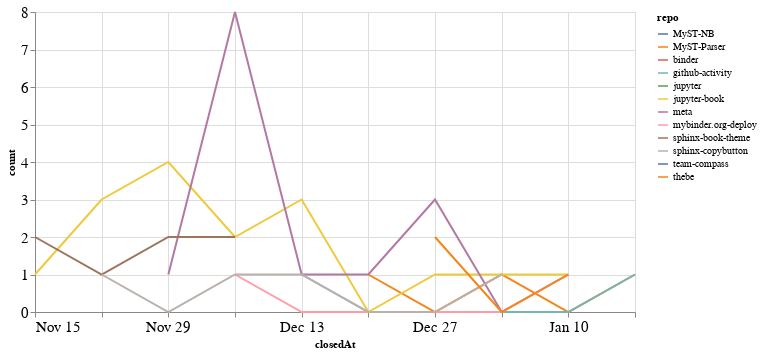

Notebook source saved alongside this figure:
### Code cell
closed_by_time = closed_by.groupby('repo').resample('W', on='closedAt').count()['author'].reset_index()
closed_by_time = closed_by_time.rename(columns={'author': 'count'})

alt.Chart(closed_by_time, width=600).mark_line().encode(
    x='closedAt',
    y='count',
    color='repo',
    tooltip="repo"
)

### Figure 1 — Vega-Lite specification as saved in the notebook (floating-point values rounded to 4 significant figures)
{"config": {"axisLeft": {"labelFontSize": 15}, "axisBottom": {"labelFontSize": 15}}, "data": {"name": "data-7a728e234b447e3d74f938f0af761fa3"}, "mark": "line", "encoding": {"color": {"type": "nominal", "field": "repo"}, "tooltip": {"type": "nominal", "field": "repo"}, "x": {"type": "temporal", "field": "closedAt"}, "y": {"type": "quantitative", "field": "count"}}, "width": 600, "$schema": "https://vega.github.io/schema/vega-lite/v4.8.1.json", "datasets": {"data-7a728e234b447e3d74f938f0af761fa3": [{"repo": "MyST-NB", "closedAt": "2020-11-22T00:00:00", "count": 3}, {"repo": "MyST-Parser", "closedAt": "2020-12-20T00:00:00", "count": 1}, {"repo": "MyST-Parser", "closedAt": "2020-12-27T00:00:00", "count": 0}, {"repo": "MyST-Parser", "closedAt": "2021-01-03T00:00:00", "count": 1}, {"repo": "MyST-Parser", "closedAt": "2021-01-10T00:00:00", "count": 0}, {"repo": "MyST-Parser", "closedAt": "2021-01-17T00:00:00", "count": 1}, {"repo": "binder", "closedAt": "2020-11-22T00:00:00", "count": 1}, {"repo": "github-activity", "closedAt": "2020-12-13T00:00:00", "count": 1}, {"repo": "github-activity", "closedAt": "2020-12-20T00:00:00", "count": 0}, {"repo": "github-activity", "closedAt": "2020-12-27T00:00:00", "count": 0}, {"repo": "github-activity", "closedAt": "2021-01-03T00:00:00", "count": 0}, {"repo": "github-activity", "closedAt": "2021-01-10T00:00:00", "count": 0}, {"repo": "github-activity", "closedAt": "2021-01-17T00:00:00", "count": 1}, {"repo": "jupyter", "closedAt": "2020-12-20T00:00:00", "count": 1}, {"repo": "jupyter-book", "closedAt": "2020-11-15T00:00:00", "count": 1}, {"repo": "jupyter-book", "closedAt": "2020-11-22T00:00:00", "count": 3}, {"repo": "jupyter-book", "closedAt": "2020-11-29T00:00:00", "count": 4}, {"repo": "jupyter-book", "closedAt": "2020-12-06T00:00:00", "count": 2}, {"repo": "jupyter-book", "closedAt": "2020-12-13T00:00:00", "count": 3}, {"repo": "jupyter-book", "closedAt": "2020-12-20T00:00:00", "count": 0}, {"repo": "jupyter-book", "closedAt": "2020-12-27T00:00:00", "count": 1}, {"repo": "jupyter-book", "closedAt": "2021-01-03T00:00:00", "count": 1}, {"repo": "jupyter-book", "closedAt": "2021-01-10T00:00:00", "count": 1}, {"repo": "meta", "closedAt": "2020-11-29T00:00:00", "count": 1}, {"repo": "meta", "closedAt": "2020-12-06T00:00:00", "count": 8}, {"repo": "meta", "closedAt": "2020-12-13T00:00:00", "count": 1}, {"repo": "meta", "closedAt": "2020-12-20T00:00:00", "count": 1}, {"repo": "meta", "closedAt": "2020-12-27T00:00:00", "count": 3}, {"repo": "meta", "closedAt": "2021-01-03T00:00:00", "count": 0}, {"repo": "meta", "closedAt": "2021-01-10T00:00:00", "count": 1}, {"repo": "mybinder.org-deploy", "closedAt": "2020-12-06T00:00:00", "count": 1}, {"repo": "mybinder.org-deploy", "closedAt": "2020-12-13T00:00:00", "count": 0}, {"repo": "mybinder.org-deploy", "closedAt": "2020-12-20T00:00:00", "count": 0}, {"repo": "mybinder.org-deploy", "closedAt": "2020-12-27T00:00:00", "count": 0}, {"repo": "mybinder.org-deploy", "closedAt": "2021-01-03T00:00:00", "count": 0}, {"repo": "mybinder.org-deploy", "closedAt": "2021-01-10T00:00:00", "count": 1}, {"repo": "sphinx-book-theme", "closedAt": "2020-11-15T00:00:00", "count": 2}, {"repo": "sphinx-book-theme", "closedAt": "2020-11-22T00:00:00", "count": 1}, {"repo": "sphinx-book-theme", "closedAt": "2020-11-29T00:00:00", "count": 2}, {"repo": "sphinx-book-theme", "closedAt": "2020-12-06T00:00:00", "count": 2}, {"repo": "sphinx-copybutton", "closedAt": "2020-11-22T00:00:00", "count": 1}, {"repo": "sphinx-copybutton", "closedAt": "2020-11-29T00:00:00", "count": 0}, {"repo": "sphinx-copybutton", "closedAt": "2020-12-06T00:00:00", "count": 1}, {"repo": "sphinx-copybutton", "closedAt": "2020-12-13T00:00:00", "count": 1}, {"repo": "sphinx-copybutton", "closedAt": "2020-12-20T00:00:00", "count": 0}, {"repo": "sphinx-copybutton", "closedAt": "2020-12-27T00:00:00", "count": 0}, {"repo": "sphinx-copybutton", "closedAt": "2021-01-03T00:00:00", "count": 1}, {"repo": "team-compass", "closedAt": "2020-12-20T00:00:00", "count": 1}, {"repo": "thebe", "closedAt": "2020-12-27T00:00:00", "count": 2}, {"repo": "thebe", "closedAt": "2021-01-03T00:00:00", "count": 0}, {"repo": "thebe", "closedAt": "2021-01-10T00:00:00", "count": 1}]}}
